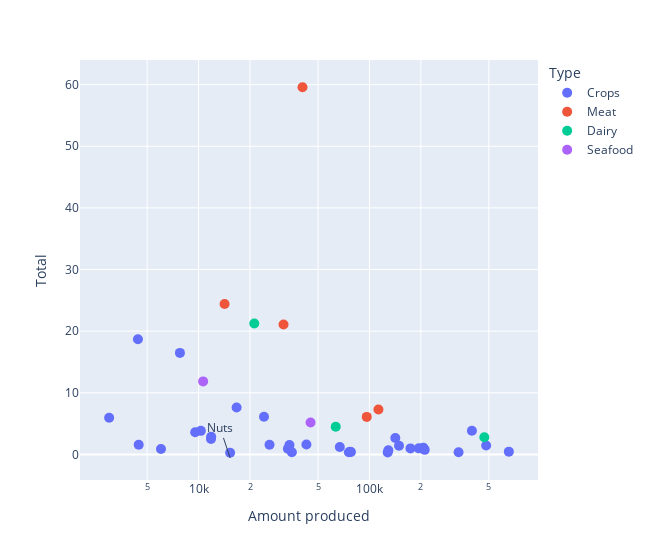

The code cell stored with this chart in its notebook:
### Code cell
df_cat = pd.read_excel('dataset1.xls', sheet_name=2, skiprows=2, nrows=43, usecols="A:B, F:L")
df_cat = df_cat.rename(columns={'LUC': 'Land Use Change', 'Packging': 'Packaging', "Food and Waste ('000 t, 2009-11 avg.)": 'Amount produced'})
df_cat['Total'] = df_cat.iloc[:, 2:].sum(axis=1)
df_cat['Total impact'] = df_cat.Total * df_cat['Amount produced']

# def add_label(figure, )

# assigns categories
df_cat['Type'] = 'Crops'
df_cat.loc[33:37, 'Type'] = 'Meat'
df_cat.loc[38:40, 'Type'] = 'Dairy'
df_cat.loc[41:42, 'Type'] = 'Seafood'


display(df_cat.loc[df_cat['Product'] == 'Nuts', 'Amount produced'])
display(df_cat.loc[df_cat['Product'] == 'Nuts', 'Total'])

# display(df_cat)
fig = px.scatter(
    df_cat, 
    x="Amount produced",
    y="Total",
    color="Type",
    width=650,
    log_x=True,
    # log_y=True,
    # size="Total impact",
    size_max=60,
    hover_data=['Product'])

fig.update_traces(marker_size=10)


fig.add_annotation(
    x=np.log10(df_cat.loc[df_cat['Product'] == 'Nuts', 'Amount produced'].iloc[0]),
    y=np.log10(df_cat.loc[df_cat['Product'] == 'Nuts', 'Total'].iloc[0]),
    text='Nuts',
    showarrow=True,
)

fig.show()

### Figure 1 — Plotly figure (JSON) as saved in the notebook; plotly's stock layout.template omitted (floating-point values rounded to 4 significant figures)
{"data": [{"customdata": [["Wheat & Rye (Bread)"], ["Maize (Meal)"], ["Barley (Beer)"], ["Oatmeal"], ["Rice"], ["Potatoes"], ["Cassava"], ["Cane Sugar"], ["Beet Sugar"], ["Other Pulses"], ["Peas"], ["Nuts"], ["Groundnuts"], ["Soymilk"], ["Tofu"], ["Soybean Oil"], ["Palm Oil"], ["Sunflower Oil"], ["Rapeseed Oil"], ["Olive Oil"], ["Tomatoes"], ["Onions & Leeks"], ["Root Vegetables"], ["Brassicas"], ["Other Vegetables"], ["Citrus Fruit"], ["Bananas"], ["Apples"], ["Berries & Grapes"], ["Wine"], ["Other Fruit"], ["Coffee"], ["Dark Chocolate"]], "hovertemplate": "Type=Crops<br>Amount produced=%{x}<br>Total=%{y}<br>Product=%{customdata[0]}<extra></extra>", "legendgroup": "Crops", "marker": {"color": "#636efa", "size": 10, "symbol": "circle"}, "mode": "markers", "name": "Crops", "orientation": "v", "showlegend": true, "type": "scatter", "x": [482152, 194554, 206523, 4463, 397780, 332343, 173814, 141702, 34038, 42765, 6026, 15296, 11827, 33318, 11853, 24148, 16691, 9554, 10311, 2997, 148957, 77927, 35154, 77045, 654375, 127923, 128971, 75781, 67079, 26013, 210650, 7778, 4416], "xaxis": "x", "y": [1.441, 0.988, 1.109, 1.575, 3.839, 0.37, 0.987, 2.672, 1.536, 1.61, 0.896, 0.278, 2.497, 0.914, 2.871, 6.117, 7.605, 3.607, 3.828, 5.944, 1.427, 0.395, 0.365, 0.437, 0.455, 0.317, 0.678, 0.357, 1.214, 1.585, 0.75, 16.48, 18.68], "yaxis": "y"}, {"customdata": [["Bovine Meat (beef herd)"], ["Bovine Meat (dairy herd)"], ["Lamb & Mutton"], ["Pig Meat"], ["Poultry Meat"]], "hovertemplate": "Type=Meat<br>Amount produced=%{x}<br>Total=%{y}<br>Product=%{customdata[0]}<extra></extra>", "legendgroup": "Meat", "marker": {"color": "#EF553B", "size": 10, "symbol": "circle"}, "mode": "markers", "name": "Meat", "orientation": "v", "showlegend": true, "type": "scatter", "x": [40571, 31425, 14195, 112892, 96439], "xaxis": "x", "y": [59.57, 21.09, 24.41, 7.282, 6.092], "yaxis": "y"}, {"customdata": [["Milk"], ["Cheese"], ["Eggs"]], "hovertemplate": "Type=Dairy<br>Amount produced=%{x}<br>Total=%{y}<br>Product=%{customdata[0]}<extra></extra>", "legendgroup": "Dairy", "marker": {"color": "#00cc96", "size": 10, "symbol": "circle"}, "mode": "markers", "name": "Dairy", "orientation": "v", "showlegend": true, "type": "scatter", "x": [470267, 21191, 63489], "xaxis": "x", "y": [2.781, 21.24, 4.507], "yaxis": "y"}, {"customdata": [["Fish (farmed)"], ["Crustaceans (farmed)"]], "hovertemplate": "Type=Seafood<br>Amount produced=%{x}<br>Total=%{y}<br>Product=%{customdata[0]}<extra></extra>", "legendgroup": "Seafood", "marker": {"color": "#ab63fa", "size": 10, "symbol": "circle"}, "mode": "markers", "name": "Seafood", "orientation": "v", "showlegend": true, "type": "scatter", "x": [45223, 10633], "xaxis": "x", "y": [5.183, 11.85], "yaxis": "y"}], "layout": {"annotations": [{"showarrow": true, "text": "Nuts", "x": 4.185, "y": -0.556}], "legend": {"title": {"text": "Type"}, "tracegroupgap": 0}, "margin": {"t": 60}, "width": 650, "xaxis": {"anchor": "y", "domain": [0, 1], "title": {"text": "Amount produced"}, "type": "log"}, "yaxis": {"anchor": "x", "domain": [0, 1], "title": {"text": "Total"}}}}
